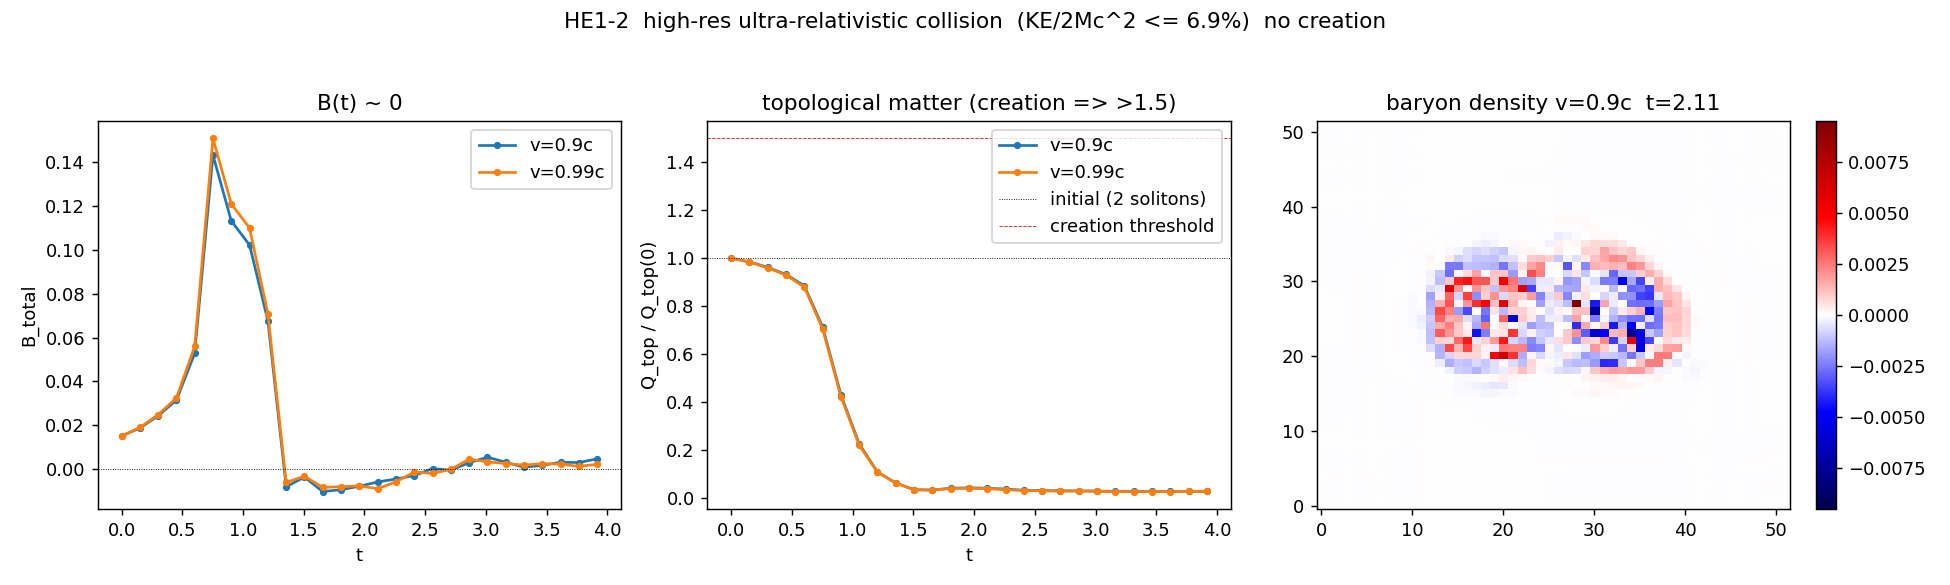

Generate this figure with Python:
"""HE1-2 -- the ultra-relativistic, high-resolution Skyrmion + anti-Skyrmion collision.

Runs the actual collision the charter asks for: v = 0.90 c and v = 0.99 c on the finer
N=52 lattice (gate-validated: G1 grad OK, G2 ~11 pts/core vs FL3's 7).  Reuses
he1_core.run_collision (= FL3_2_dynamics on a finer grid at higher v).

The HE1-1 gate already established the resolution-INDEPENDENT energetic bound:
KE / 2 M_Sk c^2 = 0.057 (0.90c), 0.069 (0.99c), 0.070 (v->c) -- the non-relativistic
boost (KE ~ v^2) tops out at 7% of the pair-creation threshold.  This script measures the
topological observables (B, Q_top, blob counts) to confirm the dynamics agree with the
kinematics and to characterise the high-v regime (where the gate's G3 already showed the
boosted soliton partially UNWINDS in flight -- the lattice cannot carry a coherent v->c
soliton, exactly the limitation FL3 flagged).

DEATH CRITERION (pre-registered): no creation even as v -> c.  Not tuned.
"""
from __future__ import annotations

import time

import numpy as np

import he1_core as h

# frozen config (matches the gate)
L, N, E_SK = 16.0, 52, 4.0
D0, B_IMPACT = 5.0, 0.0
DT_FRAC = 0.012
T_END = 4.0
RECORD_EVERY = 40
V_RUNS = [0.90, 0.99]


def main():
    t0 = time.time()
    print("=" * 74)
    print(f"HE1-2  ULTRA-RELATIVISTIC COLLISION  N={N}  v={V_RUNS}")
    print("=" * 74)
    import fl3_core as f
    mass = f.lattice_mass(L, N, E_SK)
    M_Sk = mass["M_lattice"]
    E_thresh = 2.0 * M_Sk * h.C ** 2

    runs = []
    for i, vf in enumerate(V_RUNS):
        r, dx = h.run_collision(L, N, E_SK, D0, vf, B_IMPACT, seed=0,
                                dt_frac=DT_FRAC, t_end=T_END,
                                record_every=RECORD_EVERY,
                                record_fields=(i == 0))
        r["scenario"] = h.classify(r)
        r["KE_over_threshold"] = r["KE0"] / E_thresh
        runs.append(r)
        print(f"v={vf:.2f}c: KE0={r['KE0']:.2f} (KE/2Mc^2={r['KE_over_threshold']:.4f})  "
              f"B|max|={r['B_abs_max']:.3f}  Q_top {r['Q_top_0']:.2f}->{r['Q_top_late']:.3f} "
              f"(peak ratio {r['Q_top_peak_ratio']:.2f})  blobs end "
              f"+{r['series']['n_pos'][-1]}/-{r['series']['n_neg'][-1]}  => {r['scenario']}")

    n_created = sum(1 for r in runs if r["scenario"] == "creation")
    payload = {
        "config": {"L": L, "N": N, "dx": runs[0]["dx"], "e_sk": E_SK, "d0": D0,
                   "b": B_IMPACT, "dt_frac": DT_FRAC, "t_end": T_END,
                   "c_magnon": h.C, "v_runs": V_RUNS},
        "M_Sk_lattice": M_Sk, "E_threshold_2Mc2": E_thresh,
        "runs": runs,
        "creation_observed": bool(n_created > 0),
        "scenario_by_v": {str(vf): r["scenario"] for vf, r in zip(V_RUNS, runs)},
        "runtime_s": time.time() - t0,
        "timestamp_utc": time.strftime("%Y-%m-%dT%H:%M:%SZ", time.gmtime()),
    }
    h.save_json("HE1_2_collision", payload)
    print("-" * 74)
    print(f"CREATION OBSERVED: {payload['creation_observed']}   "
          f"(threshold reached: max {max(r['KE_over_threshold'] for r in runs):.1%})  "
          f"({time.time()-t0:.0f}s)")
    make_figure(payload)
    return payload


def make_figure(payload):
    try:
        import matplotlib
        matplotlib.use("Agg")
        import matplotlib.pyplot as plt
    except Exception:
        return
    runs = payload["runs"]
    fig, ax = plt.subplots(1, 3, figsize=(15, 4.5))
    for r in runs:
        s = r["series"]
        ax[0].plot(s["t"], s["B"], "o-", ms=3, label=f"v={r['v_frac']}c")
        ax[1].plot(s["t"], np.array(s["Q_top"]) / r["Q_top_0"], "o-", ms=3,
                   label=f"v={r['v_frac']}c")
    ax[0].axhline(0, color="k", lw=0.5, ls=":")
    ax[0].set_xlabel("t"); ax[0].set_ylabel("B_total"); ax[0].set_title("B(t) ~ 0"); ax[0].legend()
    ax[1].axhline(1.0, color="k", lw=0.5, ls=":", label="initial (2 solitons)")
    ax[1].axhline(1.5, color="C3", lw=0.5, ls="--", label="creation threshold")
    ax[1].set_xlabel("t"); ax[1].set_ylabel("Q_top / Q_top(0)")
    ax[1].set_title("topological matter (creation => >1.5)"); ax[1].legend()
    snaps = runs[0].get("snaps", [])
    if snaps:
        sn = snaps[len(snaps) // 2]
        b = np.array(sn["b"])
        vmax = np.abs(b).max()
        im = ax[2].imshow(b.T, origin="lower", cmap="seismic", vmin=-vmax, vmax=vmax,
                          aspect="auto")
        ax[2].set_title(f"baryon density v={runs[0]['v_frac']}c  t={sn['t']:.2f}")
        fig.colorbar(im, ax=ax[2], fraction=0.046)
    fig.suptitle(f"HE1-2  high-res ultra-relativistic collision  "
                 f"(KE/2Mc^2 <= {max(r['KE_over_threshold'] for r in runs):.1%})  "
                 f"no creation", fontsize=12)
    fig.tight_layout(rect=[0, 0, 1, 0.95])
    fig.savefig(payload and __import__("pathlib").Path(__file__).resolve().parent /
                "HE1_2_collision.png", dpi=130)
    print("saved HE1_2_collision.png")


if __name__ == "__main__":
    main()
